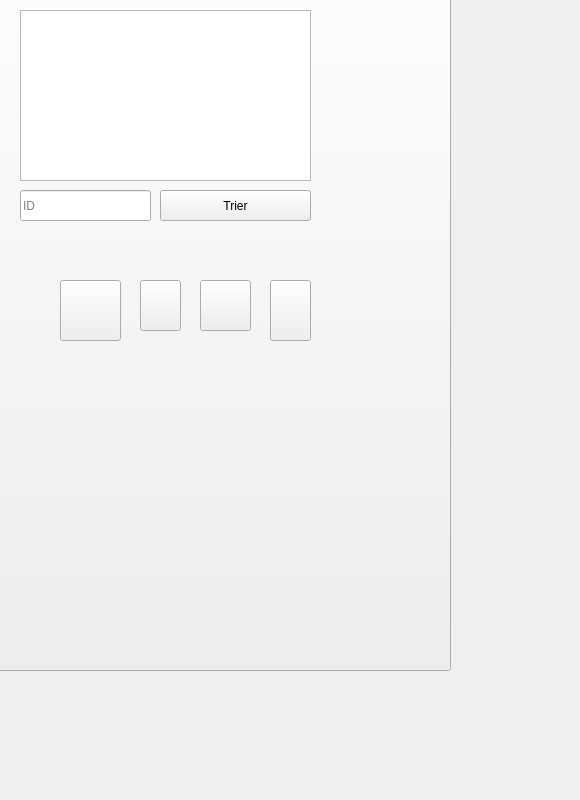
      <widget class="QWidget" name="tab_7">
       <attribute name="title">
        <string>Afficher </string>
       </attribute>
       <widget class="QPushButton" name="pushButton_6">
        <property name="geometry">
         <rect>
          <x>-120</x>
          <y>-120</y>
          <width>571</width>
          <height>791</height>
         </rect>
        </property>
        <property name="text">
         <string/>
        </property>
        <property name="icon">
         <iconset>
          <normaloff>../Creator The Podcast (6).png</normaloff>../Creator The Podcast (6).png</iconset>
        </property>
        <property name="iconSize">
         <size>
          <width>1000</width>
          <height>1000</height>
         </size>
        </property>
       </widget>
       <widget class="QTableView" name="tab_finance">
        <property name="geometry">
         <rect>
          <x>20</x>
          <y>10</y>
          <width>291</width>
          <height>171</height>
         </rect>
        </property>
        <property name="textElideMode">
         <enum>Qt::ElideLeft</enum>
        </property>
       </widget>
       <widget class="QLineEdit" name="lineEdit_2">
        <property name="geometry">
         <rect>
          <x>20</x>
          <y>190</y>
          <width>131</width>
          <height>31</height>
         </rect>
        </property>
        <property name="text">
         <string/>
        </property>
        <property name="placeholderText">
         <string>ID</string>
        </property>
       </widget>
       <widget class="QPushButton" name="pushButton_trieF">
        <property name="geometry">
         <rect>
          <x>160</x>
          <y>190</y>
          <width>151</width>
          <height>31</height>
         </rect>
        </property>
        <property name="styleSheet">
         <string notr="true">font: 12pt &quot;MS Shell Dlg 2&quot;;</string>
        </property>
        <property name="text">
         <string>Trier</string>
        </property>
       </widget>
       <widget class="QPushButton" name="excel">
        <property name="geometry">
         <rect>
          <x>200</x>
          <y>280</y>
          <width>51</width>
          <height>51</height>
         </rect>
        </property>
        <property name="text">
         <string/>
        </property>
        <property name="icon">
         <iconset>
          <normaloff>../download.png</normaloff>../download.png</iconset>
        </property>
        <property name="iconSize">
         <size>
          <width>50</width>
          <height>50</height>
         </size>
        </property>
       </widget>
       <widget class="QPushButton" name="pdf1">
        <property name="geometry">
         <rect>
          <x>270</x>
          <y>280</y>
          <width>41</width>
          <height>61</height>
         </rect>
        </property>
        <property name="text">
         <string/>
        </property>
        <property name="icon">
         <iconset>
          <normaloff>../685209.png</normaloff>../685209.png</iconset>
        </property>
        <property name="iconSize">
         <size>
          <width>50</width>
          <height>50</height>
         </size>
        </property>
       </widget>
       <widget class="QPushButton" name="calculatrice_2">
        <property name="geometry">
         <rect>
          <x>140</x>
          <y>280</y>
          <width>41</width>
          <height>51</height>
         </rect>
        </property>
        <property name="text">
         <string/>
        </property>
        <property name="icon">
         <iconset>
          <normaloff>../1224858.png</normaloff>../1224858.png</iconset>
        </property>
        <property name="iconSize">
         <size>
          <width>50</width>
          <height>50</height>
         </size>
        </property>
       </widget>
       <widget class="QPushButton" name="Mouvement">
        <property name="geometry">
         <rect>
          <x>60</x>
          <y>280</y>
          <width>61</width>
          <height>61</height>
         </rect>
        </property>
        <property name="text">
         <string/>
        </property>
        <property name="icon">
         <iconset>
          <normaloff>../1244810.webp</normaloff>../1244810.webp</iconset>
        </property>
        <property name="iconSize">
         <size>
          <width>52</width>
          <height>50</height>
         </size>
        </property>
       </widget>
      </widget>
